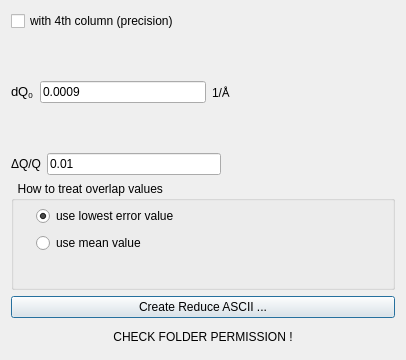
<?xml version="1.0" encoding="UTF-8"?>
<ui version="4.0">
 <class>Dialog</class>
 <widget class="QDialog" name="Dialog">
  <property name="geometry">
   <rect>
    <x>0</x>
    <y>0</y>
    <width>406</width>
    <height>360</height>
   </rect>
  </property>
  <property name="windowTitle">
   <string>Export ASCII</string>
  </property>
  <layout class="QVBoxLayout" name="verticalLayout_2">
   <item>
    <layout class="QVBoxLayout" name="verticalLayout">
     <item>
      <widget class="QCheckBox" name="output4thColumnFlag">
       <property name="text">
        <string>with 4th column (precision)</string>
       </property>
      </widget>
     </item>
     <item>
      <layout class="QHBoxLayout" name="horizontalLayout">
       <item>
        <widget class="QLabel" name="label_3">
         <property name="text">
          <string>&lt;!DOCTYPE HTML PUBLIC &quot;-//W3C//DTD HTML 4.0//EN&quot; &quot;http://www.w3.org/TR/REC-html40/strict.dtd&quot;&gt;
&lt;html&gt;&lt;head&gt;&lt;meta name=&quot;qrichtext&quot; content=&quot;1&quot; /&gt;&lt;style type=&quot;text/css&quot;&gt;
p, li { white-space: pre-wrap; }
&lt;/style&gt;&lt;/head&gt;&lt;body style=&quot; font-family:'Sans'; font-size:10pt; font-weight:400; font-style:normal;&quot;&gt;
&lt;p style=&quot; margin-top:0px; margin-bottom:0px; margin-left:0px; margin-right:0px; -qt-block-indent:0; text-indent:0px;&quot;&gt;dQ&lt;span style=&quot; vertical-align:sub;&quot;&gt;0&lt;/span&gt;&lt;/p&gt;&lt;/body&gt;&lt;/html&gt;</string>
         </property>
        </widget>
       </item>
       <item>
        <widget class="QLineEdit" name="dq0Value">
         <property name="text">
          <string>0.0009</string>
         </property>
        </widget>
       </item>
       <item>
        <widget class="QLabel" name="label_4">
         <property name="text">
          <string>1/Å</string>
         </property>
        </widget>
       </item>
       <item>
        <spacer name="horizontalSpacer_2">
         <property name="orientation">
          <enum>Qt::Horizontal</enum>
         </property>
         <property name="sizeHint" stdset="0">
          <size>
           <width>40</width>
           <height>20</height>
          </size>
         </property>
        </spacer>
       </item>
      </layout>
     </item>
     <item>
      <layout class="QHBoxLayout" name="horizontalLayout_2">
       <item>
        <widget class="QLabel" name="label_5">
         <property name="text">
          <string>ΔQ/Q</string>
         </property>
        </widget>
       </item>
       <item>
        <widget class="QLineEdit" name="dQoverQvalue">
         <property name="text">
          <string>0.01</string>
         </property>
        </widget>
       </item>
       <item>
        <spacer name="horizontalSpacer">
         <property name="orientation">
          <enum>Qt::Horizontal</enum>
         </property>
         <property name="sizeHint" stdset="0">
          <size>
           <width>40</width>
           <height>20</height>
          </size>
         </property>
        </spacer>
       </item>
      </layout>
     </item>
     <item>
      <widget class="QGroupBox" name="groupBox_3">
       <property name="title">
        <string>  How to treat overlap values</string>
       </property>
       <widget class="QRadioButton" name="usingLessErrorValueFlag">
        <property name="geometry">
         <rect>
          <x>25</x>
          <y>24</y>
          <width>199</width>
          <height>22</height>
         </rect>
        </property>
        <property name="text">
         <string>use lowest error value</string>
        </property>
        <property name="checked">
         <bool>true</bool>
        </property>
       </widget>
       <widget class="QRadioButton" name="usingMeanValueFalg">
        <property name="geometry">
         <rect>
          <x>25</x>
          <y>51</y>
          <width>199</width>
          <height>22</height>
         </rect>
        </property>
        <property name="text">
         <string>use mean value</string>
        </property>
       </widget>
      </widget>
     </item>
     <item>
      <widget class="QPushButton" name="createAsciiButton">
       <property name="text">
        <string>Create Reduce ASCII ...</string>
       </property>
      </widget>
     </item>
    </layout>
   </item>
   <item>
    <widget class="QLabel" name="folder_error">
     <property name="sizePolicy">
      <sizepolicy hsizetype="Minimum" vsizetype="Minimum">
       <horstretch>0</horstretch>
       <verstretch>0</verstretch>
      </sizepolicy>
     </property>
     <property name="maximumSize">
      <size>
       <width>16777215</width>
       <height>25</height>
      </size>
     </property>
     <property name="text">
      <string>CHECK FOLDER PERMISSION !</string>
     </property>
     <property name="alignment">
      <set>Qt::AlignCenter</set>
     </property>
    </widget>
   </item>
  </layout>
 </widget>
 <resources/>
 <connections>
  <connection>
   <sender>createAsciiButton</sender>
   <signal>clicked()</signal>
   <receiver>Dialog</receiver>
   <slot>create_reduce_ascii_button_event()</slot>
   <hints>
    <hint type="sourcelabel">
     <x>150</x>
     <y>290</y>
    </hint>
    <hint type="destinationlabel">
     <x>150</x>
     <y>156</y>
    </hint>
   </hints>
  </connection>
 </connections>
 <slots>
  <slot>create_reduce_ascii_button_event()</slot>
 </slots>
</ui>
